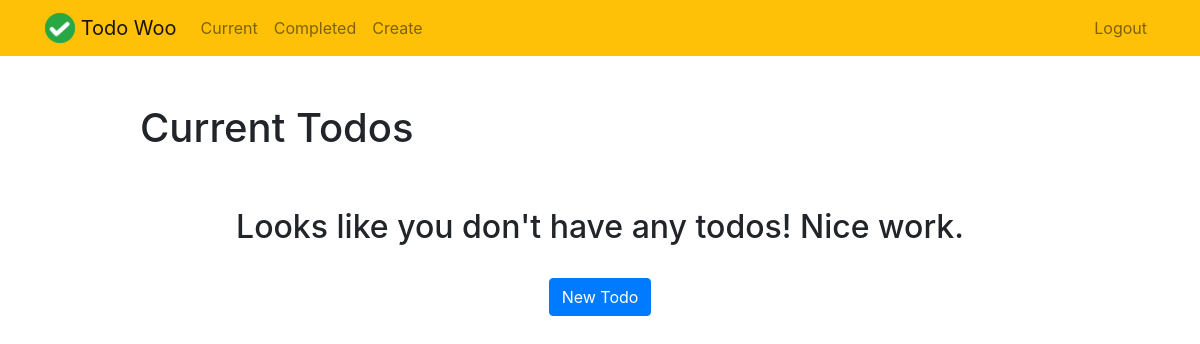
The app's page /currenttodos/ (signed in), older data.
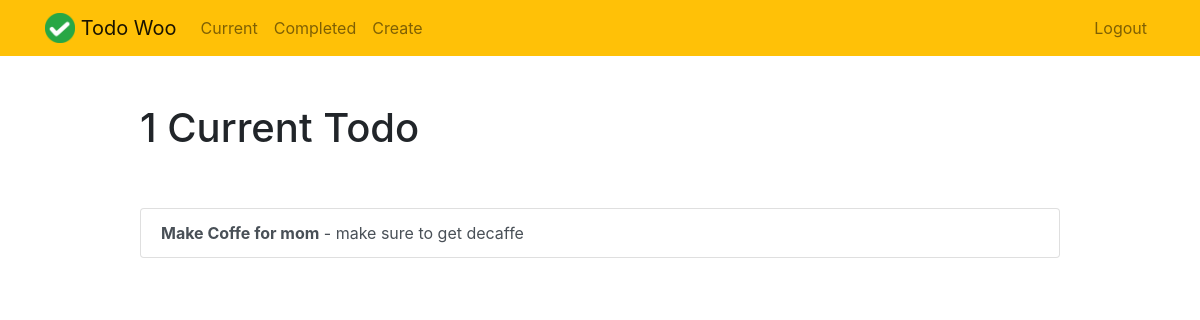
The same page, newer data.
### todo/models.py (models this page shows, shortened)
class todos(models.Model):
    title = models.CharField(max_length=200)
    memo = models.TextField(blank=True)
    datecreated = models.DateTimeField(auto_now_add=True)
    datecompleted = models.DateTimeField(null=True, blank=True)
    important = models.BooleanField(default=False)
    user = models.ForeignKey(User, on_delete=models.CASCADE)

### todo/views.py (the view)
# urls.py: path('currenttodos/', views.currenttodos, name="currenttodos"),
@login_required
def currenttodos(request):
    todoss = todos.objects.filter(user=request.user, datecompleted__isnull=True)
    return render(request, 'todo/currenttodos.html', {'todos':todoss})

### todo/templates/todo/currenttodos.html
{% extends "todo/base.html" %}
{% block content %}
    <div class="row justify-content-center mt-5">
        <div class="col-md-10">
            {% if todos %}
                 <h1>{{ todos.count }} Current Todo{{ todos.count|pluralize }}</h1>
            {% else %}
                           <h1>Current Todos</h1>
            {% endif %}
        </div>
    </div>
    <div class="row justify-content-center mt-5">
        <div class="col-md-10">
        {% if todos %}
            <div class="list-group">
                {% for todo in todos %}
                    <a href="{% url 'viewtodo' todo.id %}" class="list-group-item list-group-item-action{% if todo.important %} list-group-item-danger{% endif %}"><b>{{ todo.title }}</b>{% if todo.memo %} - {{ todo.memo|truncatechars:30 }}{% endif %}</a>
                {% endfor %}
            </div>
        {% else %}
            <div class="text-center">
                <h2>Looks like you don't have any todos! Nice work.</h2>
            <br>
            <a role="button" class="btn btn-primary" href="{% url 'createtodo' %}">New Todo</a>
            </div>
        {% endif %}
        </div>
    </div>
{% endblock %}

Row changes from the older to the newer data that the page shows:
added todos: title "Make Coffe for mom", memo "make sure to get decaffe"
Text that changed along with them:
{{ todos.count }}: (not shown) → "1"
text no longer shown: "Current Todos Looks like you don't have any todos! Nice work. New Todo"
text now shown: "Current Todo"
